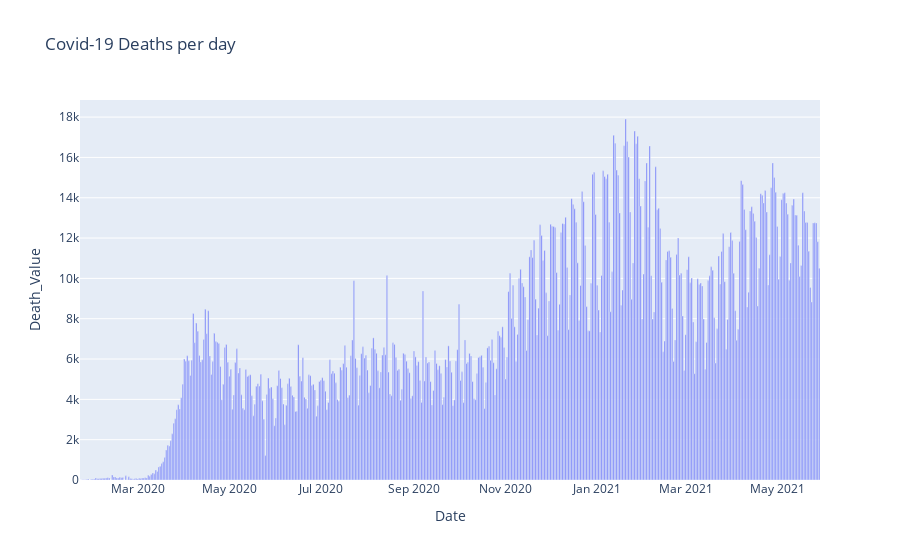

The notebook cell saved with this chart:
### Code cell
# Covid-19 deaths per day 
fig = px.bar(Cases_per_day, x = 'Date', y = 'Death_Value',title = 'Covid-19 Deaths per day')
fig.show()

### Figure 1 — Plotly figure (JSON) as saved in the notebook; plotly's stock layout.template omitted (floating-point values rounded to 4 significant figures; data arrays with more than 128 entries replaced by an {"elided": "..."} marker saying what was removed)
{"data": [{"alignmentgroup": "True", "hovertemplate": "Date=%{x}<br>Death_Value=%{y}<extra></extra>", "legendgroup": "", "marker": {"color": "#636efa"}, "name": "", "offsetgroup": "", "orientation": "v", "showlegend": false, "textposition": "auto", "type": "bar", "x": {"elided": "493 str values"}, "xaxis": "x", "y": {"elided": "493 int values"}, "yaxis": "y"}], "layout": {"barmode": "relative", "legend": {"tracegroupgap": 0}, "title": {"text": "Covid-19 Deaths per day"}, "xaxis": {"anchor": "y", "domain": [0, 1], "title": {"text": "Date"}}, "yaxis": {"anchor": "x", "domain": [0, 1], "title": {"text": "Death_Value"}}}}
